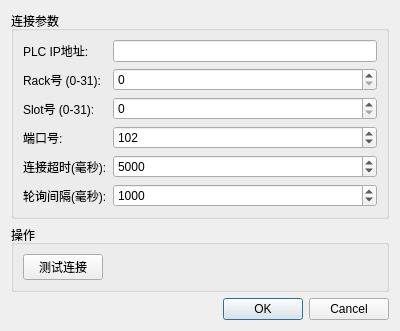
<?xml version="1.0" encoding="UTF-8"?>
<ui version="4.0">
 <class>ConnectionConfigDialog</class>
 <widget class="QDialog" name="ConnectionConfigDialog">
  <property name="geometry">
   <rect>
    <x>0</x>
    <y>0</y>
    <width>400</width>
    <height>300</height>
   </rect>
  </property>
  <property name="windowTitle">
   <string>PLC连接参数设置</string>
  </property>
  <layout class="QVBoxLayout" name="verticalLayout">
   <item>
    <widget class="QGroupBox" name="groupBox">
     <property name="title">
      <string>连接参数</string>
     </property>
     <layout class="QGridLayout" name="gridLayout">
      <item row="0" column="0">
       <widget class="QLabel" name="labelIP">
        <property name="text">
         <string>PLC IP地址:</string>
        </property>
       </widget>
      </item>
      <item row="0" column="1">
       <widget class="QLineEdit" name="lineEditIP"/>
      </item>
      <item row="1" column="0">
       <widget class="QLabel" name="labelRack">
        <property name="text">
         <string>Rack号 (0-31):</string>
        </property>
       </widget>
      </item>
      <item row="1" column="1">
       <widget class="QSpinBox" name="spinBoxRack"/>
      </item>
      <item row="2" column="0">
       <widget class="QLabel" name="labelSlot">
        <property name="text">
         <string>Slot号 (0-31):</string>
        </property>
       </widget>
      </item>
      <item row="2" column="1">
       <widget class="QSpinBox" name="spinBoxSlot"/>
      </item>
      <item row="3" column="0">
       <widget class="QLabel" name="labelPort">
        <property name="text">
         <string>端口号:</string>
        </property>
       </widget>
      </item>
      <item row="3" column="1">
       <widget class="QSpinBox" name="spinBoxPort">
        <property name="minimum">
         <number>1</number>
        </property>
        <property name="maximum">
         <number>65535</number>
        </property>
        <property name="value">
         <number>102</number>
        </property>
       </widget>
      </item>
      <!-- 在ConnectionConfigDialog.ui的gridLayout中添加 -->
<item row="4" column="0">
    <widget class="QLabel" name="labelTimeout">
        <property name="text">
            <string>连接超时(毫秒):</string>
        </property>
    </widget>
</item>
<item row="4" column="1">
    <widget class="QSpinBox" name="spinBoxTimeout">
        <property name="minimum">
            <number>1000</number>
        </property>
        <property name="maximum">
            <number>30000</number>
        </property>
        <property name="singleStep">
            <number>1000</number>
        </property>
        <property name="value">
            <number>5000</number>
        </property>
    </widget>
</item>
<item row="5" column="0">
    <widget class="QLabel" name="labelInterval">
        <property name="text">
            <string>轮询间隔(毫秒):</string>
        </property>
    </widget>
</item>
<item row="5" column="1">
    <widget class="QSpinBox" name="spinBoxInterval">
        <property name="minimum">
            <number>100</number>
        </property>
        <property name="maximum">
            <number>10000</number>
        </property>
        <property name="singleStep">
            <number>100</number>
        </property>
        <property name="value">
            <number>1000</number>
        </property>
    </widget>
</item>
     </layout>
    </widget>
   </item>
   <item>
    <widget class="QGroupBox" name="groupBox_2">
     <property name="title">
      <string>操作</string>
     </property>
     <layout class="QHBoxLayout" name="horizontalLayout">
      <item>
       <widget class="QPushButton" name="btnTest">
        <property name="text">
         <string>测试连接</string>
        </property>
       </widget>
      </item>
      <item>
       <spacer name="horizontalSpacer">
        <property name="orientation">
         <enum>Qt::Horizontal</enum>
        </property>
        <property name="sizeHint" stdset="0">
         <size>
          <width>40</width>
          <height>20</height>
         </size>
        </property>
       </spacer>
      </item>
     </layout>
    </widget>
   </item>
   <item>
    <widget class="QDialogButtonBox" name="buttonBox">
     <property name="orientation">
      <enum>Qt::Horizontal</enum>
     </property>
     <property name="standardButtons">
      <set>QDialogButtonBox::Cancel|QDialogButtonBox::Ok</set>
     </property>
    </widget>
   </item>
  </layout>
 </widget>
 <resources/>
 <connections>
  <connection>
   <sender>buttonBox</sender>
   <signal>accepted()</signal>
   <receiver>ConnectionConfigDialog</receiver>
   <slot>accept()</slot>
  </connection>
  <connection>
   <sender>buttonBox</sender>
   <signal>rejected()</signal>
   <receiver>ConnectionConfigDialog</receiver>
   <slot>reject()</slot>
  </connection>
 </connections>
</ui>
